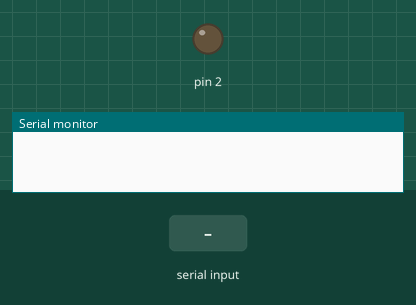
Simulated run of this sketch. Board: Arduino Mega 2560, built with avr-gcc and run on an emulated ATmega2560. Parts: output pins drawn as LEDs (lit = HIGH), the last lines printed to the serial monitor. The inputs (shaded band) are chosen by the test bench.

Above: at 1.2 s.
1.3 s: "0" received over Serial
At 3.6 s:
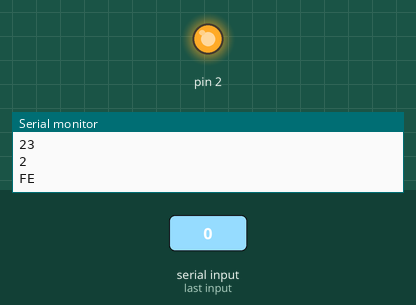
4.3 s: "2" received over Serial
At 7.2 s:
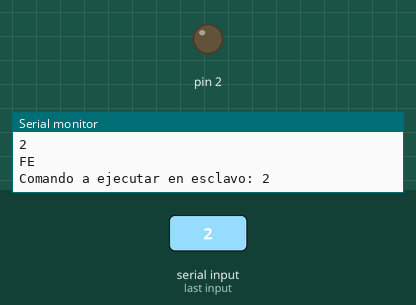
7.3 s: "1" received over Serial
At 9.4 s:
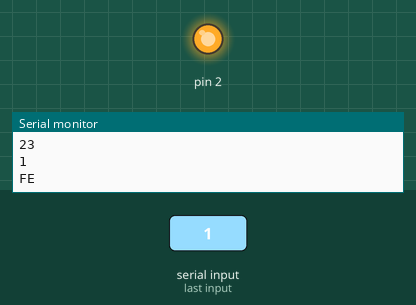
Timing chart, 0 to 11.5 s (numbered marks = the images above; inputs shaded):
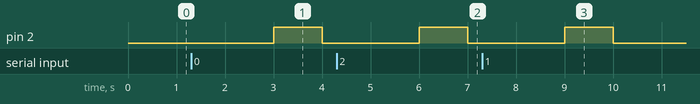

Measured:
- after the input at 1.3 s, pin 2: LOW → HIGH after 1.7 s, → LOW 1.0 s later
- after the input at 4.3 s, pin 2: LOW → HIGH after 1.7 s, → LOW 1.0 s later
- after the input at 7.3 s, pin 2: LOW → HIGH after 1.7 s, → LOW 1.0 s later

The sketch:

rs485_trama_master_simplex.ino
```cpp
#include <Controllino.h>

#define INICIO 0xAA
#define FIN 0xFE
#define CMD_ON 0x01
#define CMD_OFF 0x02
#define SLAVE_ID 0x23

byte frame[4], idx;
char cmd;

void setup() {
  Serial.begin(19200);

  pinMode(CONTROLLINO_D0, OUTPUT);
  digitalWrite(CONTROLLINO_D0, LOW);

  Controllino_RS485Init(9600);
  Controllino_RS485TxEnable();

  cmd = '0';
  frame[0] = INICIO;
  frame[1] = SLAVE_ID;
  frame[3] = FIN;
}


void loop() {
  if( Serial.available() ){
    delay(1000);
    digitalWrite( CONTROLLINO_D0, HIGH );

    cmd = Serial.read();
    Serial.print("Comando a ejecutar en esclavo: ");
    Serial.println(cmd);

    if( cmd == '0' ){
      Serial.println("Apagando");
      frame[2] = CMD_OFF; // apagar led
      Serial3.write( frame, 4 );

      Serial.println( frame[0], HEX );
      Serial.println( frame[1], HEX );
      Serial.println( frame[2], HEX );
      Serial.println( frame[3], HEX );
      Serial.println( );
    }
    else if ( cmd == '1' ){
      Serial.println("Encendiendo");
      frame[2] = CMD_ON;
      Serial3.write( frame, 4 );

      Serial.println( frame[0], HEX );
      Serial.println( frame[1], HEX );
      Serial.println( frame[2], HEX );
      Serial.println( frame[3], HEX );
      Serial.println( );

    }
  }
  delay(1000);
  digitalWrite( CONTROLLINO_D0, LOW);
}
```
